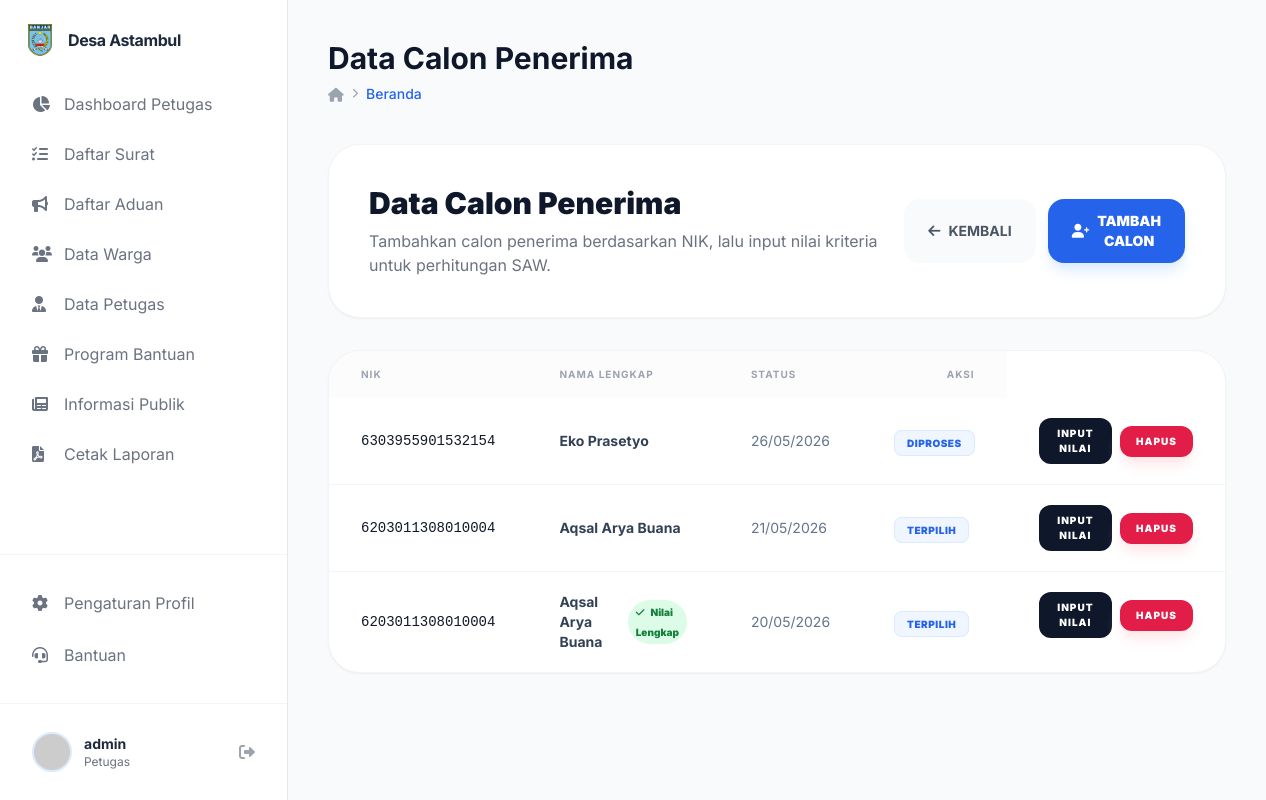
The page /public/blt/calon/1 (signed in) on the database as committed earlier.
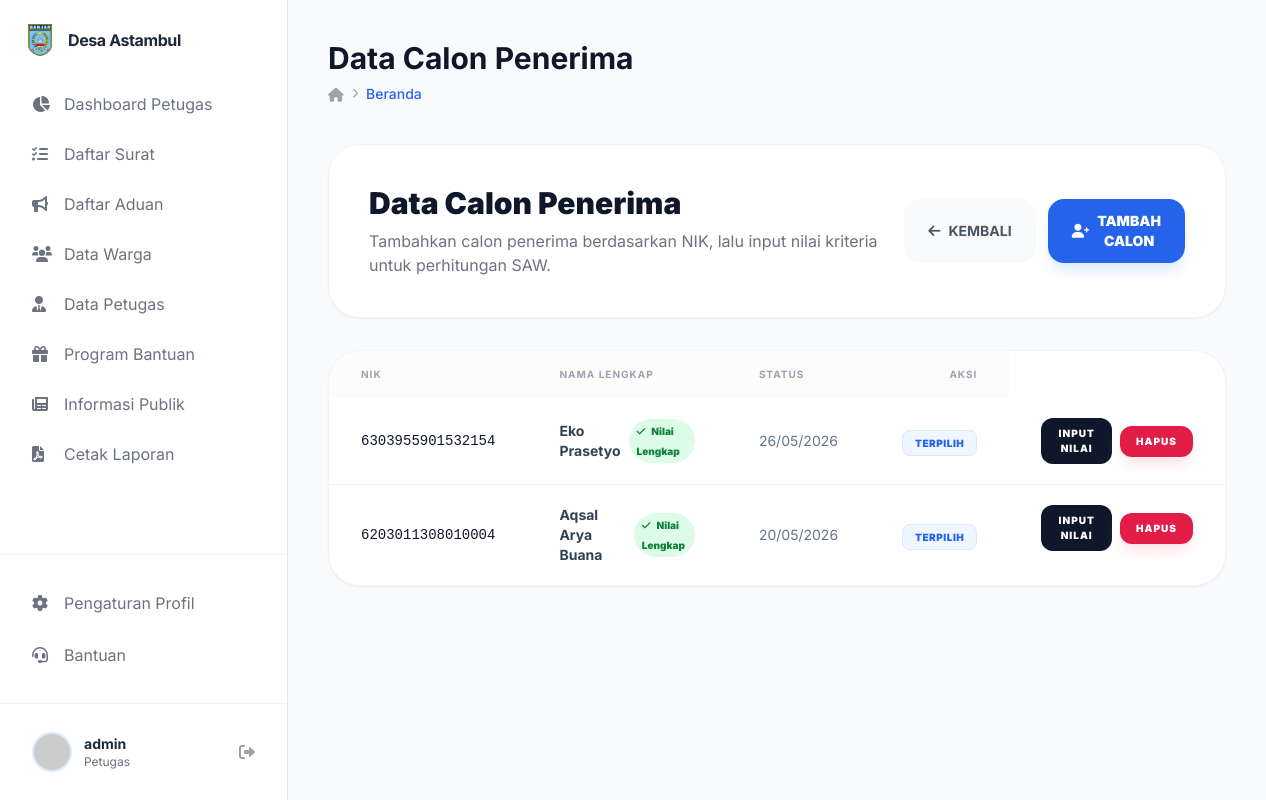
The same page on the database as committed later.
### tables this page shows
CREATE TABLE `calon_penerima` (
  `id_calon` int NOT NULL,
  `id_warga` int NOT NULL,
  `id_program` int NOT NULL,
  `tanggal_usulan` date NOT NULL,
  `status` enum('diusulkan','diproses','terpilih','tidak_terpilih') NOT NULL DEFAULT 'diusulkan',
  `created_at` datetime NOT NULL DEFAULT CURRENT_TIMESTAMP,
  `updated_at` datetime NOT NULL DEFAULT CURRENT_TIMESTAMP ON UPDATE CURRENT_TIMESTAMP
);

CREATE TABLE `warga` (
  `id_warga` int NOT NULL,
  `nik` varchar(16) DEFAULT NULL,
  `nama_lengkap` varchar(100) DEFAULT NULL,
  `tempat_lahir` varchar(50) DEFAULT NULL,
  `tanggal_lahir` date DEFAULT NULL,
  `jenis_kelamin` enum('L','P') DEFAULT NULL COMMENT 'L = Laki-laki, P = Perempuan',
  `alamat` text,
  `rt_rw` varchar(10) DEFAULT NULL,
  `pekerjaan` varchar(50) DEFAULT NULL,
  `penghasilan` decimal(12,2) DEFAULT NULL,
  `jumlah_tanggungan` int DEFAULT NULL,
  `kondisi_rumah` enum('layak','kurang_layak','tidak_layak') DEFAULT NULL,
  `status_kawin` enum('kawin','belum_kawin','cerai') DEFAULT NULL,
  `created_at` datetime DEFAULT NULL,
  `updated_at` datetime DEFAULT NULL
);

### app/core/Controller.php (called while the page is built, shortened)
<?php
class Controller {
    public function view($view, $data = []) {
        require_once '../app/views/' . $view . '.php';
    }
    public function model($model) {
        return new $model;
    }
}

### app/controllers/Blt.php (called while the page is built, shortened)
<?php
class Blt extends Controller {
    public function calon($id_program = null) {
        $bltModel = $this->model('BltModel');
        $data['judul'] = 'Data Calon Penerima';
        $data['id_program'] = $id_program;
        $data['kriteria'] = $bltModel->getKriteria();
        $data['calon'] = $bltModel->getCalonPenerima($id_program);
        $this->view('blt/calon', $data);
    }
}

### app/core/App.php (called while the page is built, shortened)
<?php
class App {
    protected $method = 'index';
    protected $params = [];
    public function __construct() {
        $url = $this->parseURL();
        if ($url && file_exists('../app/controllers/' . $url[0] . '.php')) {
            unset($url[0]);
        }
        $this->controller = new $this->controller;
        if (isset($url[1])) {
            if (method_exists($this->controller, $url[1])) {
                $this->method = $url[1];
                unset($url[1]);
            }
        }
        if (!empty($url)) {
            $this->params = array_values($url);
        }
        call_user_func_array([$this->controller, $this->method], $this->params);
    }
    public function parseURL() {
        if (isset($_GET['url'])) {
            $url = rtrim($_GET['url'], '/');
            $url = filter_var($url, FILTER_SANITIZE_URL);
            $url = explode('/', $url);
            return $url;
        }
    }
}

### public/index.php (called while the page is built, shortened)
<?php
$app = new App;

### app/core/Database.php (called while the page is built, shortened)
<?php
class Database {
    private $host = DB_HOST;
    private $user = DB_USER;
    private $pass = DB_PASS;
    private $dbname = DB_NAME;
    private $dbh;
    private $stmt;
    public function __construct() {
        $dsn = 'mysql:host=' . $this->host . ';dbname=' . $this->dbname;
        $options = [
            PDO::ATTR_PERSISTENT => true,
            PDO::ATTR_ERRMODE => PDO::ERRMODE_EXCEPTION
        ];
        try {
            $this->dbh = new PDO($dsn, $this->user, $this->pass, $options);
        } catch (PDOException $e) {
            die($e->getMessage());
        }
    }
    public function query($sql) {
        $this->stmt = $this->dbh->prepare($sql);
    }
    public function bind($param, $value, $type = null) {
        if (is_null($type)) {
            switch (true) {
                case is_int($value):
                    $type = PDO::PARAM_INT;
                    break;
                default:
                    $type = PDO::PARAM_STR;
            }
        }
        $this->stmt->bindValue($param, $value, $type);
    }
    public function execute() {
        return $this->stmt->execute();
    }
    public function resultSet() {
        $this->execute();
        return $this->stmt->fetchAll(PDO::FETCH_ASSOC);
    }
}

### app/models/BltModel.php (called while the page is built, shortened)
<?php
class BltModel {
    private $db;
    public function __construct() {
        $this->db = new Database;
    }
    public function getKriteria() {
        $this->db->query('SELECT * FROM kriteria_bantuan ORDER BY id_kriteria ASC');
        $kriteria = $this->db->resultSet();
        return $kriteria;
    }
    public function getSubKriteria($id_kriteria) {
        $this->db->query('SELECT * FROM sub_kriteria WHERE id_kriteria = :id_kriteria ORDER BY nilai DESC');
        $this->db->bind('id_kriteria', $id_kriteria);
        return $this->db->resultSet();
    }
    public function getCalonPenerima($id_program) {
        $this->db->query('SELECT c.*, w.* FROM calon_penerima c JOIN warga w ON c.id_warga = w.id_warga WHERE c.id_program = :id_program ORDER BY c.created_at DESC');
        $this->db->bind('id_program', $id_program);
        $calon = $this->db->resultSet();
        foreach ($calon as &$c) {
            $this->db->query('SELECT COUNT(*) as total FROM nilai_kriteria_calon WHERE id_calon = :id_calon');
            $this->db->bind('id_calon', $c['id_calon']);
            $this->db->query('SELECT id_kriteria, nilai_asli FROM nilai_kriteria_calon WHERE id_calon = :id_calon');
            $this->db->bind('id_calon', $c['id_calon']);
        }
        return $calon;
    }
}

### app/views/blt/calon.php (the view, shortened to what the changed rows need)
<div class="space-y-8">
    <div class="bg-white p-10 rounded-[32px] shadow-sm border border-gray-100 flex flex-col md:flex-row justify-between items-start md:items-center gap-6">
        <div>
            <h2 class="text-3xl font-black text-slate-900 mb-2">Data Calon Penerima</h2>
        </div>
    </div>
    <div class="bg-white rounded-[32px] shadow-sm border border-gray-100 overflow-hidden">
        <div class="overflow-x-auto">
            <table class="w-full text-left border-collapse">
                <thead class="bg-gray-50/50">
                    <tr>
                        <th class="px-8 py-4 text-[10px] font-bold text-gray-400 uppercase tracking-widest">NIK</th>
                        <th class="px-8 py-4 text-[10px] font-bold text-gray-400 uppercase tracking-widest">Nama Lengkap</th>
                        <th class="px-8 py-4 text-[10px] font-bold text-gray-400 uppercase tracking-widest">Status</th>
                        <th class="px-8 py-4 text-[10px] font-bold text-gray-400 uppercase tracking-widest text-right">Aksi</th>
                    </tr>
                </thead>
                <tbody class="divide-y divide-gray-100">
                    <?php if(empty($data['calon'])): ?>
                        <tr>
                            <td colspan="6" class="px-8 py-12 text-center text-gray-500 italic">Belum ada calon penerima.</td>
                        </tr>
                    <?php else: ?>
                        <?php foreach($data['calon'] as $c): ?>
                        <tr class="hover:bg-gray-50/50 transition">
                            <td class="px-8 py-5 text-sm font-mono"><?= $c['nik'] ?></td>
                            <td class="px-8 py-5 text-sm font-bold text-slate-700">
                                <div class="flex items-center gap-2">
                                    <?= $c['nama_lengkap'] ?>
                                    <?php if($c['total_nilai'] > 0): ?>
                                        <span class="px-2 py-0.5 bg-green-100 text-green-700 text-[10px] font-black rounded-full">
                                            <i class="fas fa-check mr-1"></i> Nilai Lengkap
                                        </span>
                                    <?php endif; ?>
                                </div>
                            </td>
                            <td class="px-8 py-5 text-sm text-slate-500"><?= date('d/m/Y', strtotime($c['tanggal_usulan'])) ?></td>
                            <td class="px-8 py-5">
                                <span class="px-3 py-1.5 text-[10px] font-black rounded-lg border uppercase tracking-wider bg-blue-50 text-blue-600 border-blue-100">
                                    <?= $c['status'] ?>
                                </span>
                            </td>
                            <td class="px-8 py-5 text-right flex justify-end items-center gap-2">
                                <?php if($_SESSION['user']['level'] == 'petugas'): ?>
                                    <button onclick='openNilaiModal(<?= $c['id_calon'] ?>)' class="px-4 py-2 bg-slate-900 text-white rounded-xl font-black text-[10px] uppercase tracking-widest hover:bg-slate-800 transition flex items-center">
                                        Input Nilai
                                    </button>
                                    <a href="<?= BASEURL; ?>/blt/hapus_calon/<?= $data['id_program'] ?>/<?= $c['id_calon'] ?>" onclick="return confirm('Hapus calon penerima ini?')" class="px-4 py-2 bg-rose-600 text-white rounded-xl font-black text-[10px] uppercase tracking-widest hover:bg-rose-700 transition shadow-lg shadow-rose-100 flex items-center">
                                        Hapus
                                    </a>
                                <?php elseif($_SESSION['user']['level'] == 'kades'): ?>
                                    <button onclick='openNilaiModal(<?= $c['id_calon'] ?>, true)' class="px-4 py-2 bg-blue-50 text-blue-600 rounded-xl font-black text-[10px] uppercase tracking-widest hover:bg-blue-100 transition flex items-center">
                                        Lihat Nilai
                                    </button>
                                <?php else: ?>
                                    <span class="text-[10px] font-black text-gray-300 uppercase tracking-widest">No Action</span>
                                <?php endif; ?>
                            </td>
                        </tr>
                        <?php endforeach; ?>
                    <?php endif; ?>
                </tbody>
            </table>
        </div>
    </div>
</div>

Rows that differ between the two databases and show on the page:
removed calon_penerima: id_warga.nik "6203011308010004", id_warga.nama_lengkap "Aqsal Arya Buana", tanggal_usulan "21/05/2026", status "TERPILIH"
changed calon_penerima "Eko Prasetyo": status "DIPROSES" → "TERPILIH"; now shows "Nilai Lengkap"
